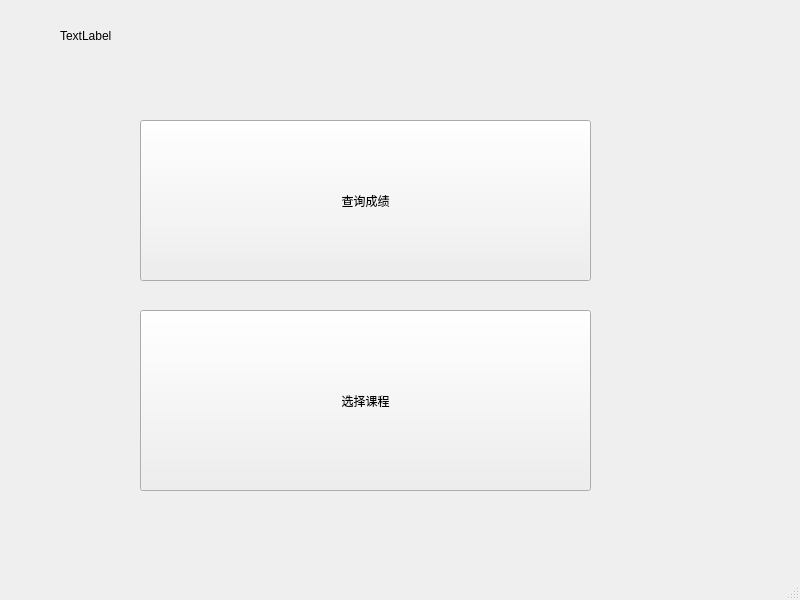
<?xml version="1.0" encoding="UTF-8"?>
<ui version="4.0">
 <class>student</class>
 <widget class="QMainWindow" name="student">
  <property name="geometry">
   <rect>
    <x>0</x>
    <y>0</y>
    <width>800</width>
    <height>600</height>
   </rect>
  </property>
  <property name="windowTitle">
   <string>MainWindow</string>
  </property>
  <widget class="QWidget" name="centralwidget">
   <widget class="QPushButton" name="pushButton">
    <property name="geometry">
     <rect>
      <x>140</x>
      <y>120</y>
      <width>451</width>
      <height>161</height>
     </rect>
    </property>
    <property name="text">
     <string>查询成绩</string>
    </property>
   </widget>
   <widget class="QPushButton" name="pushButton_2">
    <property name="geometry">
     <rect>
      <x>140</x>
      <y>310</y>
      <width>451</width>
      <height>181</height>
     </rect>
    </property>
    <property name="text">
     <string>选择课程</string>
    </property>
   </widget>
   <widget class="QLabel" name="label">
    <property name="geometry">
     <rect>
      <x>60</x>
      <y>20</y>
      <width>271</width>
      <height>31</height>
     </rect>
    </property>
    <property name="text">
     <string>TextLabel</string>
    </property>
   </widget>
  </widget>
  <widget class="QMenuBar" name="menubar">
   <property name="geometry">
    <rect>
     <x>0</x>
     <y>0</y>
     <width>800</width>
     <height>17</height>
    </rect>
   </property>
  </widget>
  <widget class="QStatusBar" name="statusbar"/>
 </widget>
 <resources/>
 <connections/>
</ui>
